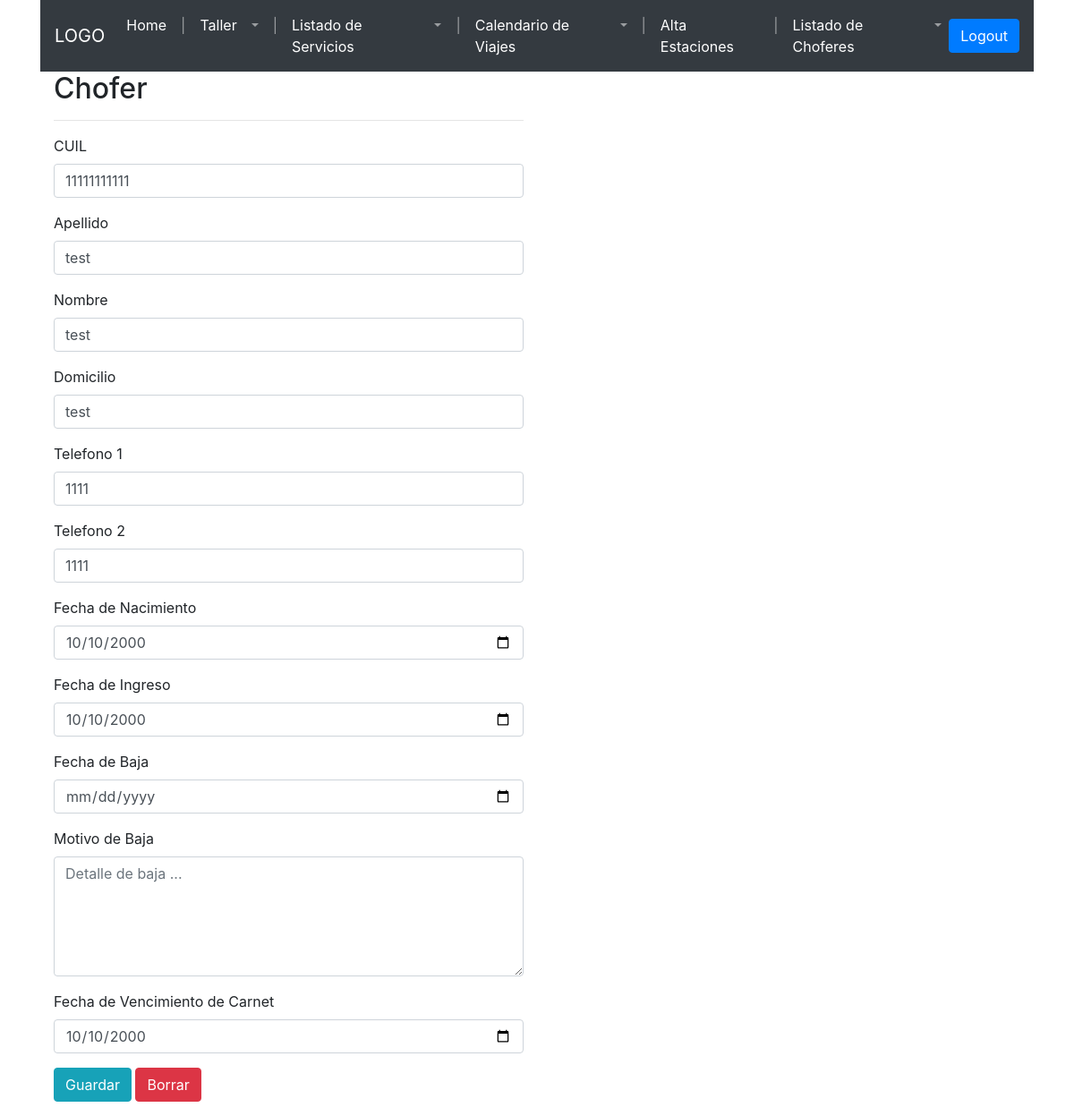
The app's page /frontend/pages/chofer.php?edit=1 with its own data.
### tables this page shows
CREATE TABLE `chofer` (
  `chofer_id` int(11) NOT NULL,
  `cuil` bigint(11) NOT NULL,
  `apellido` varchar(50) DEFAULT NULL,
  `nombre` varchar(50) DEFAULT NULL,
  `domicilio` varchar(255) DEFAULT NULL,
  `telefono_1` varchar(20) DEFAULT NULL,
  `telefono_2` varchar(20) DEFAULT NULL,
  `fecha_de_nacimiento` date DEFAULT NULL,
  `fecha_de_ingreso` date DEFAULT NULL,
  `baja` tinyint(1) NOT NULL DEFAULT 0,
  `fecha_de_baja` date DEFAULT NULL,
  `motivo_de_baja` varchar(255) DEFAULT NULL,
  `fecha_de_vencimiento_de_carnet` date DEFAULT NULL
);

### frontend/pages/config/connection.php (called while the page is built, shortened)
<?php
function openConnection($username, $password){
 	$servername = "localhost";
	$conn = new mysqli($servername, $username, $password,"empresa_de_transporte");
	return $conn;
 }
 function executeQuery($sqlQuery){
 	$conn = openConnection("test", "test");
	$result = $conn->query($sqlQuery);
	return $result;
 }
?>

### frontend/pages/config/config-chofer.php (called while the page is built, shortened)
<?php
include "connection.php";
include "entity/entity-chofer.php";
function getChofer($choferId)
{
    $sql = "SELECT  c.`cuil`, c.`apellido`, c.`nombre`, c.`domicilio`,
                    c.`telefono_1`, c.`telefono_2`, c.`fecha_de_nacimiento`,
                    c.`fecha_de_ingreso`, c.`fecha_de_baja`, c.`motivo_de_baja`,
                    c.`fecha_de_vencimiento_de_carnet`
            FROM `chofer` c
            WHERE c.`chofer_id` = " . $choferId;
    $result = executeQuery($sql);
    if ($result->num_rows > 0) {
        while ($row = $result->fetch_assoc()) {
            $chofer = new Chofer(
                $row["cuil"],
                $row["apellido"],
                $row["nombre"],
                $row["domicilio"],
                $row["telefono_1"],
                $row["telefono_2"],
                $row["fecha_de_nacimiento"],
                $row["fecha_de_ingreso"],
                $row["fecha_de_baja"],
                $row["motivo_de_baja"],
                $row["fecha_de_vencimiento_de_carnet"]
            );
        }
        return $chofer;
    } else {
        return null;
    }
}

### frontend/pages/config/entity/entity-chofer.php (called while the page is built)
<?php
class Chofer
{
    public $cuil;
    public $apellido;
    public $nombre;
    public $domicilio;
    public $telefono1;
    public $telefono2;
    public $fechaNacimiento;
    public $fechaIngreso;
    public $fechaBaja;
    public $motivoBaja;
    public $fechaVencimientoCarnet;
    public function __construct($cuil, $apellido, $nombre, $domicilio, $telefono1, $telefono2,
        $fechaNacimiento, $fechaIngreso, $fechaBaja, $motivoBaja,
        $fechaVencimientoCarnet) {
        $this->cuil = $cuil;
        $this->apellido = $apellido;
        $this->nombre = $nombre;
        $this->domicilio = $domicilio;
        $this->telefono1 = $telefono1;
        $this->telefono2 = $telefono2;
        $this->fechaNacimiento = $fechaNacimiento;
        $this->fechaIngreso = $fechaIngreso;
        $this->fechaBaja = $fechaBaja;
        $this->motivoBaja = $motivoBaja;
        $this->fechaVencimientoCarnet = $fechaVencimientoCarnet;
    }
    public function get_cuil()
    {
        return $this->cuil;
    }
    public function get_apellido()
    {
        return $this->apellido;
    }
    public function get_nombre()
    {
        return $this->nombre;
    }
    public function get_domicilio()
    {
        return $this->domicilio;
    }
    public function get_telefono1()
    {
        return $this->telefono1;
    }
    public function get_telefono2()
    {
        return $this->telefono2;
    }
    public function get_fechaNacimiento()
    {
        return $this->fechaNacimiento;
    }
    public function get_fechaIngreso()
    {
        return $this->fechaIngreso;
    }
    public function get_fechaBaja()
    {
        return $this->fechaBaja;
    }
    public function get_motivoBaja()
    {
        return $this->motivoBaja;
    }
    public function get_fechaVencimientoCarnet()
    {
        return $this->fechaVencimientoCarnet;
    }
}

### frontend/pages/chofer.php (the view, shortened to what this page needs)
<?php include "config/config-chofer.php";
$isEdit = isset($_GET['edit']);
if ($isEdit) {
    $chofer = getChofer($_GET['edit']);
}
?>
<!DOCTYPE html>
<html lang="en">
<head>
    <link type="text/css" rel="stylesheet" href="styles/home2.css">
    <link rel="stylesheet" href="https://maxcdn.bootstrapcdn.com/bootstrap/4.5.2/css/bootstrap.min.css">
</head>
<body>
    <div class="container" id="containerr">
        <nav class="navbar navbar-expand-sm bg-dark navbar-dark">
            <a class="navbar-brand">LOGO</a>
            <div class="navbar-nav mr-auto">
                <a class="nav-item nav-link active" href="home.html">Home</a>
                <span class="nav-item nav-link">|</span>
                <a class="nav-item dropdown active">
                    <div class="btn-group btn-group-md">
                        <a class="nav-item nav-link active" href="taller.php">Taller</a>
                        <a class="nav-link dropdown-toggle" href="#" id="navbarDropdownTaller"
                            data-toggle="dropdown"></a>
                    </div>
                </a>
                <span class="nav-item nav-link">|</span>
                <a class="nav-item dropdown active">
                    <div class="btn-group btn-group-md">
                        <a class="nav-item nav-link active" href="listado-servicios.html">Listado de Servicios</a>
                        <a class="nav-link dropdown-toggle" href="#" id="navbarDropdownTaller"
                            data-toggle="dropdown"></a>
                    </div>
                </a>
                <span class="nav-item nav-link">|</span>
                <a class="nav-item dropdown active">
                    <div class="btn-group btn-group-md">
                        <a class="nav-item nav-link active" href="calendario-viajes.html">Calendario de Viajes</a>
                        <a class="nav-link dropdown-toggle" href="#" id="navbarDropdownTaller"
                            data-toggle="dropdown"></a>
                    </div>
                </a>
                <span class="nav-item nav-link">|</span>
                <a class="nav-item nav-link active" href="estacion.html">Alta Estaciones</a>
                <span class="nav-item nav-link">|</span>
                <a class="nav-item dropdown active">
                    <div class="btn-group btn-group-md">
                        <a class="nav-item nav-link active" href="listado-choferes.php">Listado de Choferes</a>
                        <a class="nav-link dropdown-toggle" href="#" id="navbarDropdownTaller"
                            data-toggle="dropdown"></a>
                    </div>
                </a>
            </div>
            <div>
                <a href="login.html" class="btn btn-primary">Logout</a>
            </div>
        </nav>
        <div class="container" id="main-container">
            <div class="row">
                <div class="col-md-6">
                    <h2>Chofer</h2>
                    <hr>
                    <form>
                        <div class="form-group">
                            <label for="input-cuil">CUIL</label>
                            <input class="form-control" type="text" id="input-cuil" placeholder="e.g.:1234"
                                value="<?php echo ($isEdit) ? $chofer->get_cuil() : ''; ?>" />
                        </div>
                        <div class="form-group">
                            <label for="input-apellido">Apellido</label>
                            <input class="form-control" type="text" id="input-apellido" placeholder="e.g.:Juan"
                                value="<?php echo ($isEdit) ? $chofer->get_apellido() : ''; ?>" />
                        </div>
                        <div class="form-group">
                            <label for="input-nombre">Nombre</label>
                            <input class="form-control" type="text" id="input-nombre" placeholder="e.g.:Perez"
                                value="<?php echo ($isEdit) ? $chofer->get_nombre() : ''; ?>" />
                        </div>
                        <div class="form-group">
                            <label for="input-domicilio">Domicilio</label>
                            <input class="form-control" type="text" id="input-domicilio"
                                placeholder="e.g.:calle falsa 123"
                                value="<?php echo ($isEdit) ? $chofer->get_domicilio() : ''; ?>" />
                        </div>
                        <div class="form-group">
                            <label for="input-telefono-1">Telefono 1</label>
                            <input class="form-control" type="text" id="input-telefono-1"
                                placeholder="e.g.:221-5555-555"
                                value="<?php echo ($isEdit) ? $chofer->get_telefono1() : ''; ?>" />
                        </div>
                        <div class="form-group">
                            <label for="input-telefono-2">Telefono 2</label>
                            <input class="form-control" type="text" id="input-telefono-2"
                                placeholder="e.g.:221-5555-555"
                                value="<?php echo ($isEdit) ? $chofer->get_telefono2() : ''; ?>" />
                        </div>
                        <div class="form-group">
                            <label for="input-fecha-nacimiento">Fecha de Nacimiento</label>
                            <input class="form-control" type="date" id="input-fecha-nacimiento"
                                value="<?php echo ($isEdit) ? $chofer->get_fechaNacimiento() : ''; ?>" />
                        </div>
                        <div class="form-group">
                            <label for="input-fecha-ingreso">Fecha de Ingreso</label>
                            <input class="form-control" type="date" id="input-fecha-ingreso"
                                value="<?php echo ($isEdit) ? $chofer->get_fechaIngreso() : ''; ?>" />
                        </div>
                        <div class="form-group">
                            <label for="input-fecha-baja">Fecha de Baja</label>
                            <input class="form-control" type="date" id="input-fecha-baja"
                                value="<?php echo ($isEdit) ? $chofer->get_fechaBaja() : ''; ?>" />
                        </div>
                        <div class="form-group">
                            <label for="input-motivo-baja">Motivo de Baja</label>
                            <textarea class="form-control" rows="5" id="input-motivo-baja"
                                placeholder="Detalle de baja ..."
                                value="<?php echo ($isEdit) ? $chofer->get_motivoBaja() : ''; ?>" ></textarea>
                        </div>
                        <div class="form-group">
                            <label for="input-fecha-vencimiento-carnet">Fecha de Vencimiento de Carnet</label>
                            <input class="form-control" type="date" id="input-fecha-vencimiento-carnet"
                                value="<?php echo ($isEdit) ? $chofer->get_fechaVencimientoCarnet() : ''; ?>" />
                        </div>
                        <div class="form-group">
                            <a class="btn btn-info">Guardar</a>
                            <a class="btn btn-danger">Borrar</a>
                        </div>
                    </form>
                </div>
            </div>
        </div>
    </div>
</body>

### frontend/pages/styles/home2.css (style rules this page uses)
body { font-size: 15px; font-family: Arial, Helvetica, sans-serif; }
#main-container { width: 100%; height: 500px; }

### records on screen
chofer: cuil "11111111111", apellido "test", nombre "test", domicilio "test", telefono_1 "1111", telefono_2 "1111", fecha_de_nacimiento "10/10/2000", fecha_de_ingreso "10/10/2000", fecha_de_vencimiento_de_carnet "10/10/2000"
